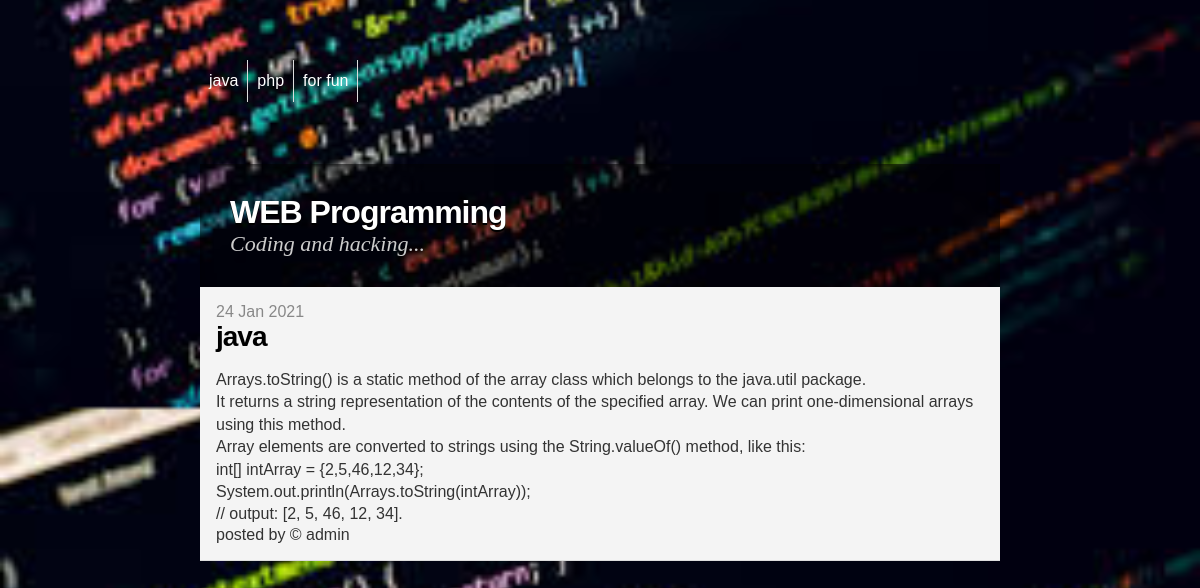
Page /index.php?id=1 on the committed database.
### tables this page shows
CREATE TABLE `categories` (
  `id` int(11) NOT NULL AUTO_INCREMENT,
  `c_name` varchar(20) NOT NULL,
  PRIMARY KEY (`id`)
);

CREATE TABLE `post` (
  `id` int(11) NOT NULL AUTO_INCREMENT,
  `title` varchar(512) NOT NULL,
  `content` text NOT NULL,
  `timestam` bigint(20) NOT NULL,
  `category_name` varchar(20) DEFAULT NULL,
  `post_author` varchar(20) DEFAULT NULL,
  PRIMARY KEY (`id`),
  UNIQUE KEY `title` (`title`)
);

### index.php (the view, shortened to what this page needs)
<?php
	include("inc/header.php");
?>
<!DOCTYPE html>
<html>
<head>
	<link href="style_blog.css" rel="stylesheet" type="text/css">
</head>
<body>
<?php
		$sql= "SELECT * FROM categories";
$sqlID= mysqli_query($con,$sql);
if(mysqli_num_rows($sqlID)!=0){
	while($row=mysqli_fetch_array($sqlID)) {
	?>
<div id="wrapper">
        <ul id="nav">
		<li><a href='index.php?name=<?php echo $row['c_name'] ?>'><?php echo $row['c_name']; ?></a>
		</li>
		<?php
	}
	?>
	</ul>
	</div>
	<?php
}
?>
	<?php
						if(isset($_GET['name'])){
							?>
							<div id="wrapper">
							<div id="header">
							<a href="index.php">
							<h1>WEB Programming</h1>
							<h2>Coding and hacking...</h2>
							</a>
							<?php
                        $name = $_GET['name'];
                          $sql__ = "SELECT * FROM post WHERE category_name =('$name') ORDER BY timestam DESC";
						  $results = mysqli_query($con,$sql__);
						  if(mysqli_num_rows($results)>0){
							while($row=mysqli_fetch_array($results)) {
							?>
							<div id="content">
							<div id="main">
								<div class="post">
									<div class="timestamp">
										<?php echo date('d M Y',$row['timestam']); ?>
									</div>
									<h2 style="color:black; font-size:28px;  font-family: 'Arial',sans-serif; font-weight:bold; letter-spacing: -1px;">
										<?php echo $row['title']; ?>
									</h2>
									<div class='entry'>
										<?php echo nl2br($row['content']); ?>
									</div>
									<div>
									posted by &copy; <?php echo $row['post_author'];?>
									</div>
								</div>
							</div>
						</div>
					</div>
				<div>
							<?php
							}
							}
						} else {
						?>
						<?php
						if(isset($_GET['id'])){
                        $id = $_GET['id'];
                          $sql_ = "SELECT * FROM post WHERE id =('$id') ";
						  $result = mysqli_query($con,$sql_);
						  if(mysqli_num_rows($result)>0){
							while($row=mysqli_fetch_array($result)) {
							?>
							<div id="wrapper">
							<div id="header">
							<a href="index.php">
							<h1>WEB Programming</h1>
							<h2>Coding and hacking...</h2>
							</a>
							</div>
							<div id="content">
							<div id="main">
								<div class="post">
									<div class="timestamp">
										<?php echo date('d M Y',$row['timestam']); ?>
									</div>
									<h2>
										<?php echo $row['title']; ?>
									</h2>
									<div class='entry'>
										<?php echo nl2br($row['content']); ?>
									</div>
									<div>
									posted by &copy; <?php echo $row['post_author'];?>
									</div>
								</div>
							<?php
							}
							}
}
?>
</div>
<?php
}
?>
</body>
</html>

### style_blog.css (style rules this page uses)
* { margin: 0; padding: 0; }
body { background-image: url(files/atsisiųsti.jpeg); position: absolute; background-size: cover; background-position: center; width: 100%; color: #333; font-family: 'Arial',sans-serif; font-size:16px; }
#wrapper { margin: 60px auto; width: 800px; }
#header { box-shadow: inset 0px 0px 12px 0px rgba(0,0,0,0.5); background: rgba(0,0,0,0.4); }
#wrapper a, header a { text-decoration: none; }
#header h1 { padding-left: 30px; padding-top: 30px; letter-spacing: -1px; color: #fff; text-shadow: 0px 2px 0px #000; }
#header h2 { color:#ccc; font-style: italic; padding-left: 30px; padding-bottom: 30px; font-size:22px; font-weight: normal; font-family: "Georgia",serif; }
#content { background: #f4f4f4; }
.post { border-bottom: 1px solid #ddd; padding: 1em; transition: 300ms ease all; }
.timestamp { color:#888; }
.post h2 { font-size:28px; font-weight: bold; letter-spacing: -1px; color:#000; }
.post .entry { font-size:16px; line-height: 1.4em; margin-top: 1em; }
#nav { height: 44px; margin: 10px 0; }
#nav li { list-style: none; float: left; }
#nav li a { display: block; font-size: 16px; padding: 12px 9px; text-decoration: none; border-right: 1px solid #ddd; color:#fff; }

### rows in the picture
categories: c_name "java"
categories: c_name "php"
categories: c_name "for fun"
post: timestam "24 Jan 2021", title "java", content "Arrays.toString() is a static method of the array class which belongs to the java.util package. It returns a string representation of the contents of the specified array. We can print one-dimensional arrays using this method. Array elements are converted to strings using the String.valueOf() method, like this: int[] intArray = {2,5,46,12,34}; System.out.println(Arrays.toString(intArray)); // output: [2, 5, 46, 12, 34].", post_author "admin"
